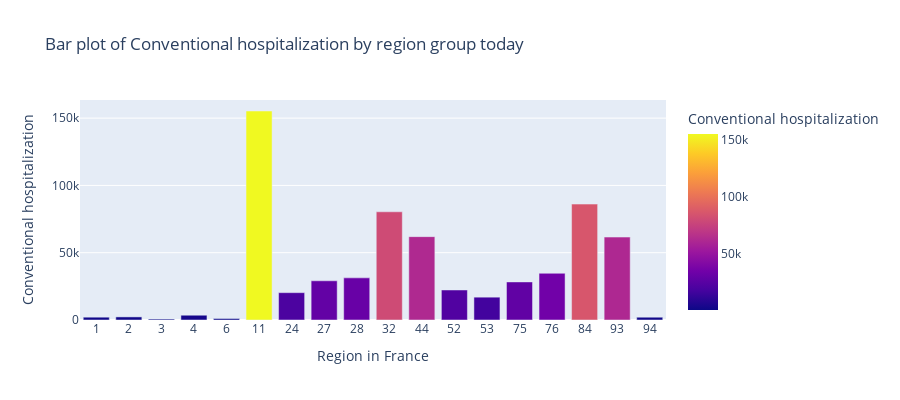

Source (notebook cell):
### Code cell
barplots.bar_reg(3)

### Figure 1 — Plotly figure (JSON) as saved in the notebook; plotly's stock layout.template omitted (floating-point values rounded to 4 significant figures)
{"data": [{"alignmentgroup": "True", "hovertemplate": "Region in France=%{x}<br>Conventional hospitalization=%{marker.color}<extra></extra>", "legendgroup": "", "marker": {"color": [2090, 2298, 696, 3547, 1111, 155305, 20317, 29136, 31308, 80410, 61946, 22305, 16964, 28303, 34715, 86137, 61623, 2064], "coloraxis": "coloraxis"}, "name": "", "offsetgroup": "", "orientation": "v", "showlegend": false, "textposition": "auto", "type": "bar", "x": [1, 2, 3, 4, 6, 11, 24, 27, 28, 32, 44, 52, 53, 75, 76, 84, 93, 94], "xaxis": "x", "y": [2090, 2298, 696, 3547, 1111, 155305, 20317, 29136, 31308, 80410, 61946, 22305, 16964, 28303, 34715, 86137, 61623, 2064], "yaxis": "y"}], "layout": {"barmode": "relative", "coloraxis": {"colorbar": {"title": {"text": "Conventional hospitalization"}}, "colorscale": [[0, "#0d0887"], [0.1111, "#46039f"], [0.2222, "#7201a8"], [0.3333, "#9c179e"], [0.4444, "#bd3786"], [0.5556, "#d8576b"], [0.6667, "#ed7953"], [0.7778, "#fb9f3a"], [0.8889, "#fdca26"], [1, "#f0f921"]]}, "height": 400, "legend": {"tracegroupgap": 0}, "title": {"text": "Bar plot of Conventional hospitalization by region group today"}, "xaxis": {"anchor": "y", "domain": [0, 1], "title": {"text": "Region in France"}, "type": "category"}, "yaxis": {"anchor": "x", "domain": [0, 1], "title": {"text": "Conventional hospitalization"}}}}
